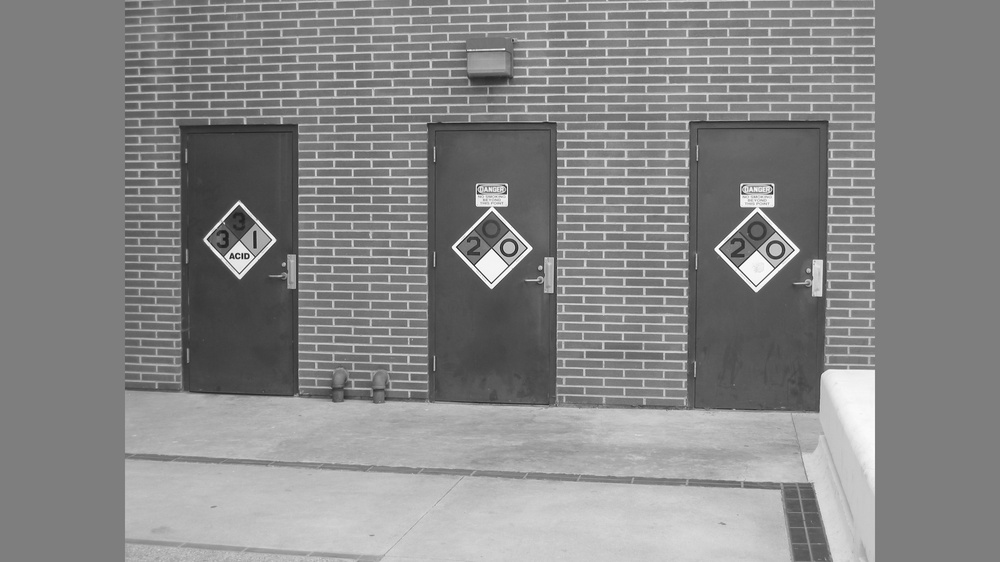
#> input picture cv研究生日常Lab/Salient Show/ori.jpg, 1000 x 562 px, shrunk from 1920 x 1080 before the run
$ python utils.py
#> lines starting #> are read from the running program, lines starting #| are printed output that depends on the picture
import numpy as np
import cv2

im_path = 'ori.jpg'
img_path = 'out1.jpg' #map
save_path = "heat.jpg"


def save_heat(im_path,img_path,save_path):
#> called with im_path = 'ori.jpg', img_path = 'out1.jpg', save_path = 'heat.jpg'
    im = cv2.imread(im_path, 1)
#> im is the input picture: shape (562, 1000, 3); min 22, max 255, mean 134.9
    im = cv2.cvtColor(im, cv2.COLOR_BGR2RGB)

    img = cv2.imread(img_path, 1)
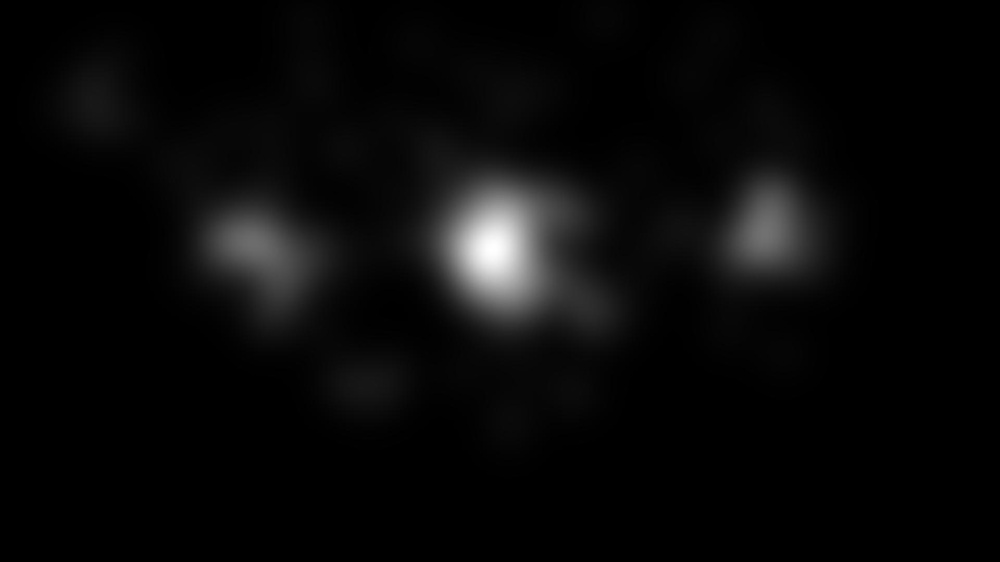
#> input picture cv研究生日常Lab/Salient Show/out1.jpg, 1000 x 562 px, shrunk from 1920 x 1080 before the run
#> img is the input picture: shape (562, 1000, 3); min 0, max 255, mean 9.1
    ground_hmap = cv2.cvtColor(img, cv2.COLOR_BGR2GRAY)

    ground_hmap = ground_hmap/np.max(ground_hmap)*255
    ground_hmap = np.array(ground_hmap,np.uint8)
    ground_hmap = cv2.applyColorMap(ground_hmap,cv2.COLORMAP_JET)
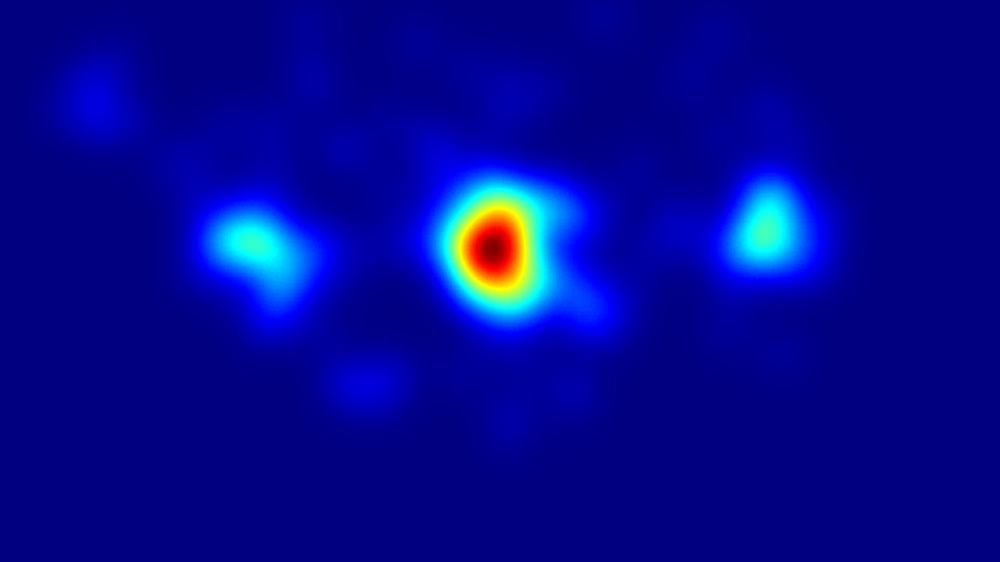
#> ground_hmap: shape (562, 1000, 3); mean B, G, R 146.5, 9.5, 2.9
    alpha = 0.4
    heat_image = cv2.addWeighted(ground_hmap,alpha,im,1-alpha,0)
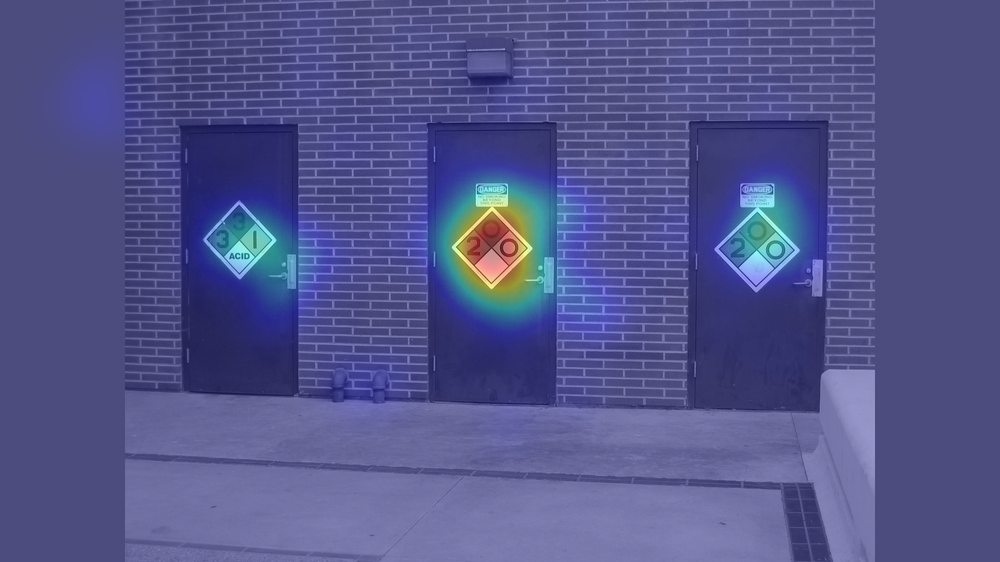
#> heat_image: shape (562, 1000, 3); mean B, G, R 139.6, 84.8, 82.2

    cv2.imwrite(save_path,heat_image)
    # cv2.imwrite("demo.jpg",im)


if __name__ == "__main__":
    save_heat(im_path,img_path,save_path)
